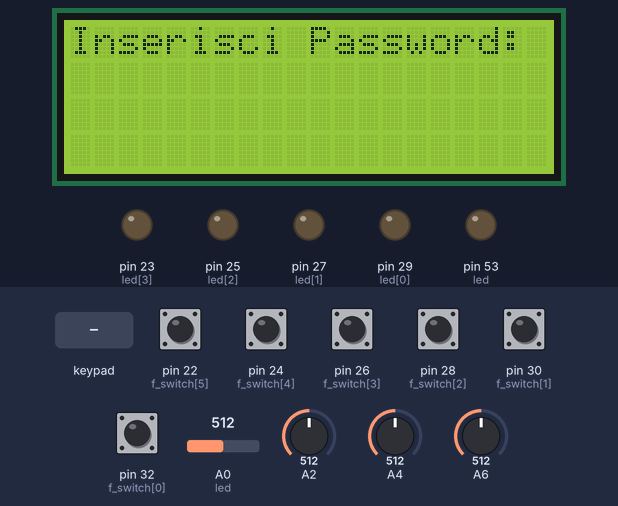
This sketch was run on a simulated Arduino Mega 2560, built with avr-gcc and run on an emulated ATmega2560. On the bench: 20×4 character LCD, output pins drawn as LEDs (lit = HIGH). The inputs (shaded band) are chosen by the test bench; at power-on: pin 22 (f_switch[5]), pin 24 (f_switch[4]), pin 26 (f_switch[3]), pin 28 (f_switch[2]), pin 30 (f_switch[1]), pin 32 (f_switch[0]) LOW, A0 (led) = 512, A2 = 512, A4 = 512, A6 = 512. MIDI output is not drawn; storage starts empty.

Above: at 2.9 s.
3.0 s: keypad keys 4 5 8 7 A pressed 0.4 s apart
At 4.7 s:
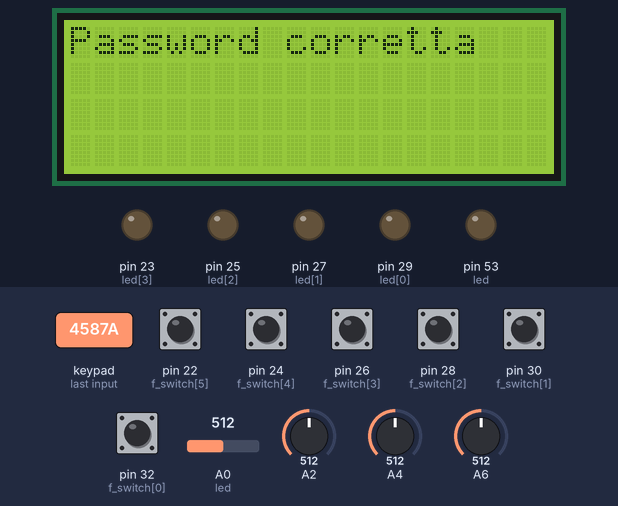
8.0 s: key 'D' pressed
At 10.0 s:
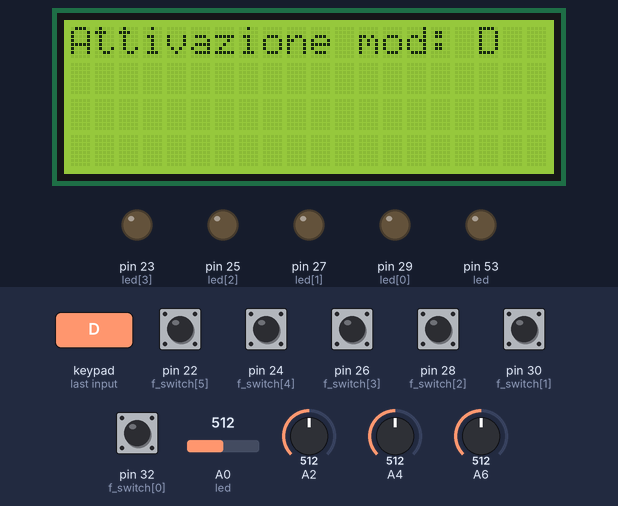
11.0 s: key 'C' pressed
14.0 s: key 'B' pressed
17.0 s: pin 26 (f_switch[3]) pulled HIGH for 1 s
At 18.4 s:
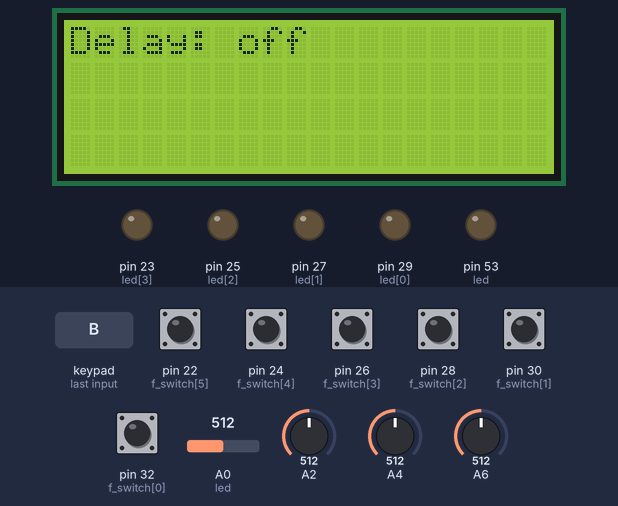
21.0 s: pin 28 (f_switch[2]) pulled HIGH for 0.15 s
At 21.5 s:
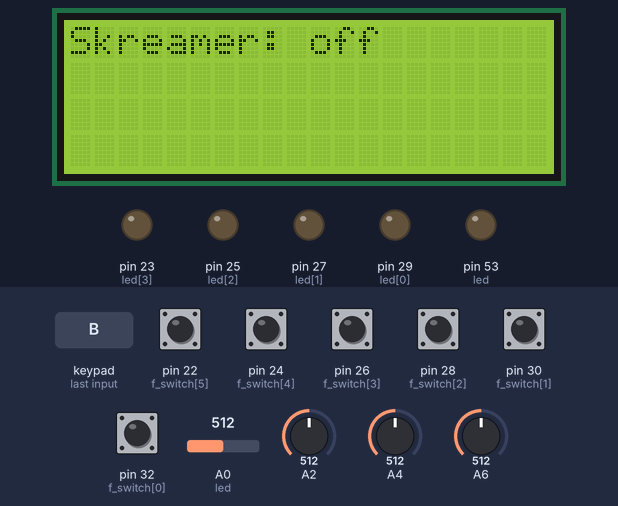
Timing chart, 0 to 24.0 s (numbered marks = the images above; inputs shaded):
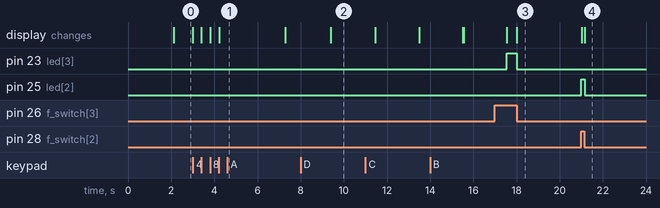

The sketch:

Arduino_code.ino
```cpp
#include <MIDI.h>
#include <Key.h>
#include <Keypad.h>
#include <TMRpcm.h>
#include <LiquidCrystal_I2C.h>
#include <SPI.h>
#include <SD.h>
#define MAXSTRING 20

LiquidCrystal_I2C lcd(0x27,20,4);

struct HairlessMidiSettings : public midi::DefaultSettings
{
   static const bool UseRunningStatus = false;
   static const long BaudRate = 115200;
};


MIDI_CREATE_CUSTOM_INSTANCE(HardwareSerial, Serial, MIDI, HairlessMidiSettings);

int inp,prova;
char ch,  mod;
char Keys[4][4]={
{'1','2','3','A'},
{'4','5','6','B'},
{'7','8','9','C'},
{'*','0','#','D'}
};

const byte password[]={4,5,8,7};  //immettere una password a piacere
const byte colPins[4]={41,39,37,35}, rowPins[4]={49,47,45,43}, led[4]={29,27,25,23}, f_switch[6]={32,30,28,26,24,22}, potenziometro[]={6,2,4,0}, Midi[6]={50,51,52,53,54,55}, Midi_vol[4]={40,41,42,43};
int inp_fin[6]={0,0,0,0,0,0},powa[6],pot_value,finpot_value[4], lastwait, wait=0,bpm, first,accent, mid_value;
char *mode[6]={"Effetto precedente", "Metronomo","Accordatore", "Skreamer", "Delay", "Effetto Successivo"}; //modificare solamente i 4 centrali (2,3,4,5) sono per la mod 'B'. Modificare i 2 centrali (3,4) per la mod 'A'.
char key=NULL, *volume[]={"Master: ","Metronomo: ","Mixer: ","Gain: "}; //modificare in base ai volumi scelti nel Guitar Rig

Keypad tastiera= Keypad(makeKeymap(Keys),rowPins,colPins,4,4);
TMRpcm player;

void setup() {
  MIDI.begin(MIDI_CHANNEL_OFF);
  lcd.init();
  lcd.backlight();
  beg_sd();
  intro();
  for (int x=0; x<6;x++){
    pinMode(f_switch[x], INPUT);
      if (x<5)
        pinMode(led[x], OUTPUT);
                        }
  pinMode(53,OUTPUT);
  player.speakerPin=5;
  delay(2000);
  lcd.clear();
  get_password();
  get_mod();
  lcd.clear();
  lcd.noBacklight();
  reset();
}


void loop() {
 mod_a();
 mod_b();
 mod_c();
 mod_d();
}


void beg_sd(){
  File fi = SD.open("README.txt", FILE_WRITE);
  fi.println("Grazie mille per l'utilizzo di Ryu! \n Per usufruire della modalità 'D' bisogna inserire un file wav in 8 bit e 8KHz chiamato 'Ryu.wav'. \n Se si dispone di un file mp3, basta cliccare sul seguente link: https://audio.online-convert.com/convert-to-wav . \n Buon divertimento! \n\n Stefano Morano");
  fi.close();
}


void reset(){
  for (int x=0; x<6; x++){
    powa[x]=0;
    inp_fin[x]=digitalRead(f_switch[x]);
      if (x<4)
         digitalWrite(led[x],0);
                         }
            }


void mod_a(){
  int x;
  while (mod=='A'){
   for (x=0;x<4; x+=3){
        inp=digitalRead(f_switch[x]);
            if (inp!=inp_fin[x]){
                lcd.clear();
                lcd.backlight();
                inp_fin[x]=!inp_fin[x];
                MIDI.sendControlChange((x==0) ? Midi[0] : Midi[5],127,1);
                lcd.print((x==0)? mode[0] : mode[5]);
                lampeggia(x,2);
                lastwait=wait;
                               }
                        }
     for (x=1;x<3;x++){
        inp=digitalRead(f_switch[x]);
           if (inp!=inp_fin[x]){
                lcd.clear();
                lcd.backlight();
                inp_fin[x]=!inp_fin[x];
                powa[x]=!powa[x];
                digitalWrite(led[x], powa[x]);
                MIDI.sendControlChange(Midi[x+1], powa[x] ? 127:1, 1);
                lcd.print(mode[x+1]);
                lcd.print(powa[x] ? ": on" : ": off");
                lastwait=wait;
                          }
                }
     for (x=0; x<4; x++){
         pot_value=analogRead(potenziometro[x])/10.23;
         mid_value=analogRead(potenziometro[x])/8;
            if (pot_value > finpot_value[x]+1 || pot_value < finpot_value[x]-1 ){
               finpot_value[x]=pot_value;
               lcd.clear();
               lcd.backlight();
               MIDI.sendControlChange(Midi_vol[x],mid_value,1);
               lcd.print(volume[x]);
               lcd.print(pot_value+1);
               lcd.setCursor(19,0);
               lcd.print("%");
               lastwait=wait;
                                                                                }
                        }
    wait=millis();
      if ((wait-lastwait)>4000){
            lastwait=wait;
            lcd.clear();
            lcd.noBacklight();
                                }
   char key=tastiera.getKey();
      if (key=='B' || key=='C' ||  key=='D')  {
            lcd.clear();
            lcd.backlight();
            mod=key;
            reset();
            lcd.print("Attivazione mod: ");
            lcd.print(mod);
            delay(2000);
            lcd.clear();
            lcd.noBacklight();
                                              }
          }
}


void mod_b(){
  int x;
  while (mod=='B'){
    for (x=4;x<6; x++){
     inp=digitalRead(f_switch[x]);
        if (inp!=inp_fin[x]){
           lcd.clear();
           lcd.backlight();
           inp_fin[x]=!inp_fin[x];
           MIDI.sendControlChange((x==4)? Midi[0] : Midi[5],127,1);
           lcd.print((x==4)? mode[0] : mode[5]);
           lastwait=wait;
                               }
                        }
   for (x=0;x<4;x++){
    inp=digitalRead(f_switch[x]);
      if (inp!=inp_fin[x]){
        lcd.clear();
        lcd.backlight();
        inp_fin[x]=!inp_fin[x];
        powa[x]=!powa[x];
        digitalWrite(led[x], powa[x]);
        MIDI.sendControlChange(Midi[x+1], powa[x] ? 127:1, 1);
        lcd.print(mode[x+1]);
        lcd.print(powa[x] ? ": on" : ": off");
        lastwait=wait;
                          }
                    }
  for (x=0; x<4; x++){
   pot_value=analogRead(potenziometro[x])/10.23;
   mid_value=analogRead(potenziometro[x])/8;
    if (pot_value > finpot_value[x]+1 || pot_value < finpot_value[x]-1 ){
        finpot_value[x]=pot_value;
        lcd.clear();
        lcd.backlight();
        MIDI.sendControlChange(Midi_vol[x],mid_value,1);
        lcd.print(volume[x]);
        lcd.print(pot_value+1);
        lcd.setCursor(19,0);
        lcd.print("%");
        lastwait=wait;
                                                                        }
                    }
  wait=millis();
      if ((wait-lastwait)>4000){
            lastwait=wait;
            lcd.clear();
            lcd.noBacklight();
                              }
  char key=tastiera.getKey();
    if (key=='A'|| key=='C' ||  key=='D')  {
        lcd.clear();
        lcd.backlight();
        mod=key;
        reset();
        lcd.print("Attivazione mod: ");
        lcd.print(mod);
        delay(2000);
        lcd.clear();
        lcd.noBacklight();
                                          }
    }
}


void mod_c(){
  if (mod=='C'){
  lcd.backlight();
  lcd.setCursor(6,0);
  lcd.print("bpm");
  bpm=0;
  first=1;
  }
  while (mod=='C'){
      key=tastiera.getKey();
        if (key!='*' && key!='#' && key){
          if (!first){
            bpm*=10;
            bpm+= atoi(&key);
            lcd.clear();
            lcd.print(bpm);
            lcd.setCursor(6,0);
            lcd.print("bpm");
                    }
          else {
            bpm+= atoi(&key);
            first=0;
            lcd.clear();
            lcd.print(bpm);
            lcd.setCursor(6,0);
            lcd.print("bpm");
               }
    if (bpm>500){
        bpm=0;
        first=1;
        lcd.clear();
        lcd.setCursor(6,0);
        lcd.print("bpm");
              }
                                   }
    if (key=='C'){
      bpm=0;
      first=1;
      lcd.clear();
      lcd.setCursor(6,0);
      lcd.print("bpm");
    }
   metronomo(bpm,key);
   if (key=='A' || key=='B' || key=='D'){
      lcd.clear();
      mod=key;
      reset();
      lcd.print("Attivazione mod: ");
      lcd.print(mod);
      delay(2000);
      lcd.clear();
      lcd.noBacklight();
                                      }
      }
}

void mod_d(){
  if (mod=='D')
    lcd.backlight();
  int pronto=0;
  char key;
  while (mod=='D'){
  while (!pronto){
   key=tastiera.getKey();
    if(SD.begin())
      {
        pronto=1;
      } else{
        lcd.clear();
      lcd.print("Inserire scheda SD");
      delay(2);
      }
      if (key=='A' || key=='B' || key=='C'){
      lcd.clear();
      mod=key;
      reset();
      lcd.print("Attivazione mod: ");
      lcd.print(mod);
      delay(2000);
      lcd.clear();
      lcd.noBacklight();
      break;
                                      }
             }

if (!SD.exists("Ryu.wav")){
  lcd.clear();
  lcd.print("File Ryu.wav");
  lcd.setCursor(0,1);
  lcd.print("inesistente");
  delay(1000);
}
else{
  key=tastiera.getKey();
  player.setVolume(7);
 if (key=='*'){
  lcd.clear();
  lcd.print("Play");
  player.play("Ryu.wav");
  while (key!='#'){
    key=tastiera.getKey();
  }

  }
 if (key=='#'){
  lcd.clear();
  lcd.print("Stop");
  player.pause();
 }
}
  key=tastiera.getKey();
if (key=='A' || key=='B' || key=='C'){
      lcd.clear();
      mod=key;
      reset();
      lcd.print("Attivazione mod: ");
      lcd.print(mod);
      delay(2000);
      lcd.clear();
      lcd.noBacklight();
      pronto=0;
                                      }

  }
}

void lampeggia(int x, int volte){
  int luce;
  for (int y=0; y<volte; y++){
  digitalWrite(led[x],1);
  delay(200);
   digitalWrite(led[x],0);
  delay(200);
        }
}


void get_password(){
  int accesso=0;
  lcd.backlight();
     while (!accesso){
        lcd.print("Inserisci Password: ");
        lcd.setCursor(0,1);
        int right=1;
          for (int x=0; x<4; x++){
              char key=NULL;
                while (key==NULL){
                  key = tastiera.getKey();
                                  }
                if (key){
                  lcd.print("*");
                    if (atoi(&key)!=password[x])
                      right=0;
                        }
                                 }
    lcd.clear();
     if (right){
      lcd.print("Password corretta");
      accesso=1;
              }
     else lcd.print("Password errata");
    delay(3000);
    lcd.clear();
   }
}


void get_mod(){
mod=NULL;
  lcd.print("Seleziona una mod");
    while (mod==NULL){
      lcd.setCursor(0,1);
      char key=tastiera.getKey();
        if (key=='A' || key=='B' ||key=='C' ||key=='D'){
          lcd.clear();
          lcd.print("Attivazione mod ");
          lcd.print(key);
          mod=key;
          delay(2000);
          lcd.clear();
                                                       }
                  }
}

void intro(){
  lcd.print("Ryu");
  lcd.setCursor(0,2);
  lcd.print("Made by S.Morano");
}


void metronomo(int bpm, char key){
  if (key=='*' && bpm!=0){
    lcd.setCursor(0,2);
    lcd.print("Play");
  while (key!='#'){
    wait = millis();
      if ((wait - lastwait) > (60000/bpm) ) {
         accent++;
         tone(5,(accent==1)? 1500:1000,100);
         delay(100);
         noTone(5);
         lastwait=wait;
                                            }
      if (accent==4)
        accent=0;
      key=tastiera.getKey();
                  }
  lcd.clear();
  lcd.setCursor(0,0);
  lcd.print(bpm);
  lcd.setCursor(6,0);
  lcd.print("bpm");
  lcd.setCursor(0,2);
  lcd.print("Stop");
                        }
}
```

Measured:
- after the input at 3.0 s, the display: first changes at once (image 1 shows a later state)
- after the input at 8.0 s, the display: changes after 1.4 s (image 2)
- after the input at 17.0 s, pin 23 (led[3]): LOW → HIGH after 0.56 s, → LOW 0.45 s later; the display: first differs from a run without the input after 1.0 s (image 3)
- after the input at 21.0 s, pin 25 (led[2]): LOW → HIGH at once, → LOW 0.15 s later; the display: first changes at once (image 4 shows a later state)
